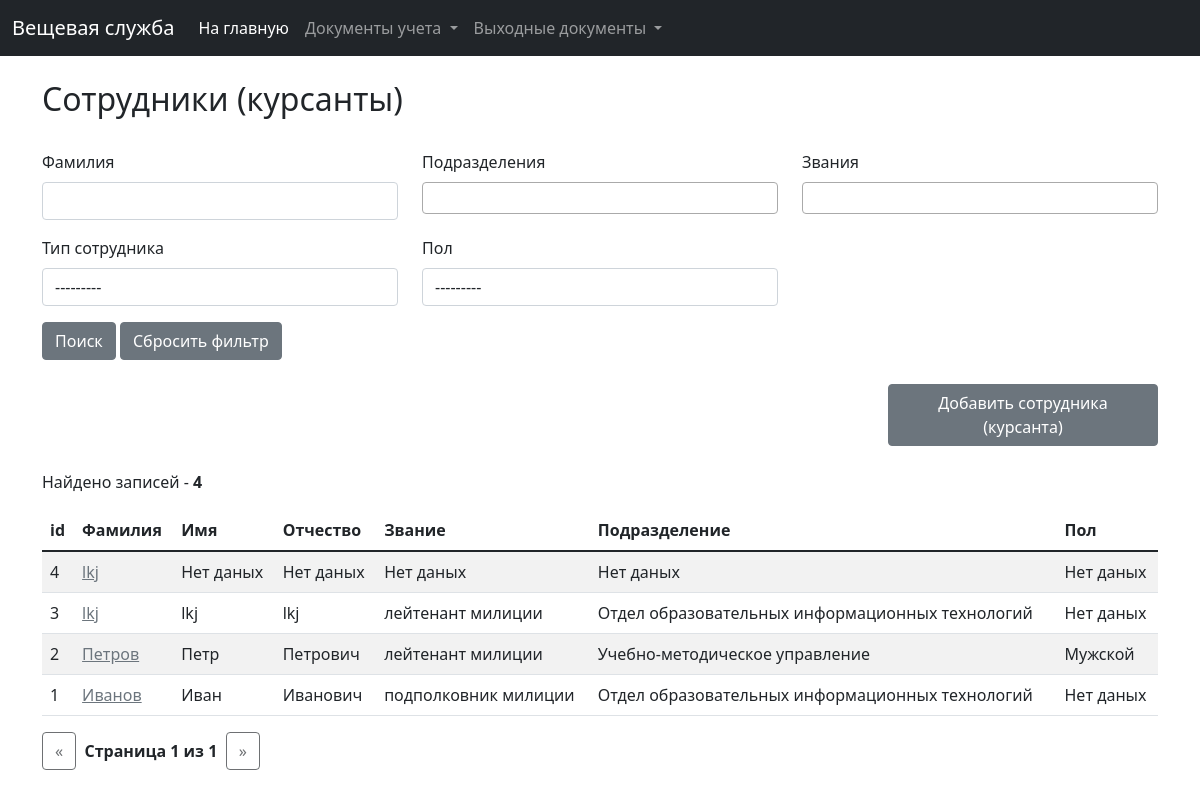
The page /clothing/employees on the database as committed earlier.
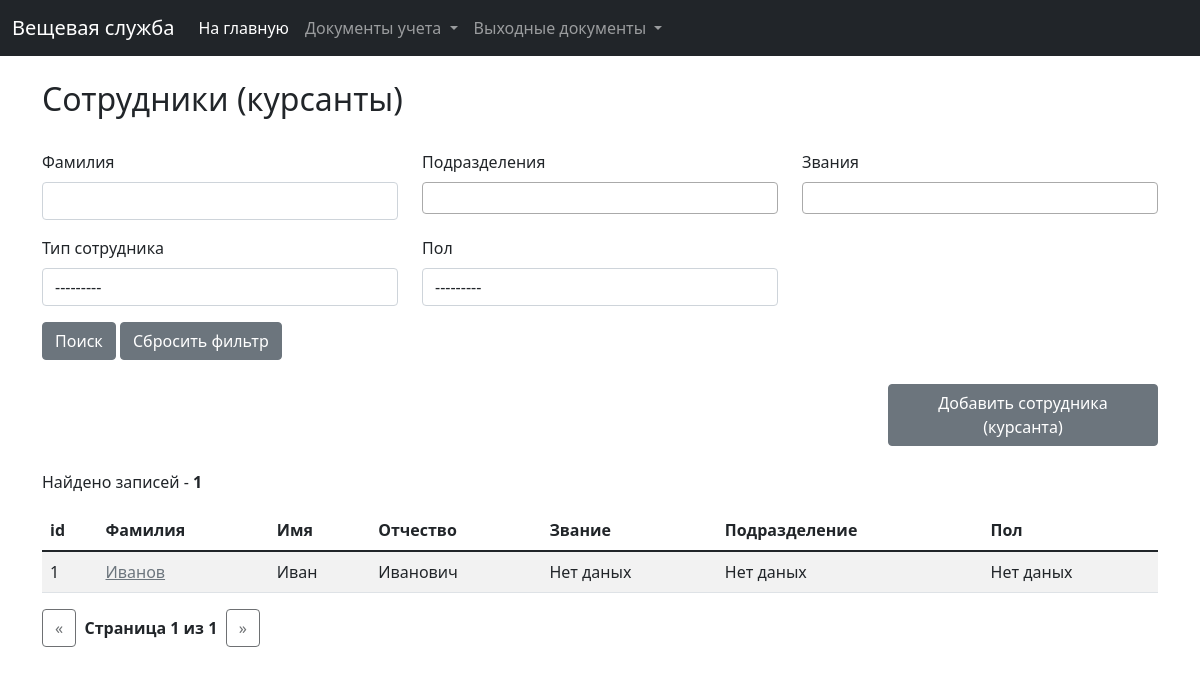
The same page on the database as committed later.
### clothing/models.py (models this page shows, shortened)
class Employee(models.Model):
    last_name = models.CharField(verbose_name="Фамилия", max_length=30)
    first_name = models.CharField(verbose_name="Имя", max_length=30)
    patronymic = models.CharField(verbose_name="Отчество", max_length=30)
    subdivision = models.ForeignKey(Subdivision, on_delete=models.SET_NULL, verbose_name="Подразделение", blank=True,
                                    null=True)
    sex = models.IntegerField(choices=SEX, verbose_name="Пол", blank=True, null=True, default=1)
    kind = models.IntegerField(choices=EMPLOYEE_KIND, verbose_name="Тип сотрудника")
    rank = models.ForeignKey(Rank, on_delete=models.CASCADE, verbose_name="Звание", blank=True, null=True)
    position = models.ForeignKey(Position, on_delete=models.SET_NULL, verbose_name="Должность", blank=True, null=True)
    is_on_decree = models.BooleanField(verbose_name="В декрете", default=False)
    decree_start = models.DateField(verbose_name="Начало декрета", blank=True, null=True)
    decree_finish = models.DateField(verbose_name="Окончание декрета", blank=True, null=True)
    date_of_birth = models.DateField(verbose_name="Дата рождения", blank=True, null=True)
    last_modified = models.DateTimeField(verbose_name="Дата и время последнего редактирования", auto_now=True)
    @property
    def get_sex(self):
        if self.sex:
            return SEX[self.sex - 1][1]
        else:
            return None
    class Meta:
        ordering = ('-id',)
        verbose_name = 'Сотрудник'
        verbose_name_plural = 'Сотрудники'

class Rank(models.Model):
    rank = models.CharField(verbose_name="Звание", max_length=50)
    created_at = models.DateTimeField(verbose_name="Дата и время создания", auto_created=True, blank=True, null=True)
    last_modified = models.DateTimeField(verbose_name="Дата и время последнего изменения", auto_now=True, blank=True,
                                         null=True)
    def __str__(self):
        return self.rank
    class Meta:
        ordering = ('id',)
        verbose_name = 'Звание'
        verbose_name_plural = 'Звания'

class Subdivision(models.Model):
    subdivision_name = models.CharField(verbose_name="Подразделение", max_length=255)
    subdivision_short_name = models.CharField(
        verbose_name="Короткое название подразделения (только заглавные английские буквы)", max_length=255)
    created_at = models.DateTimeField(verbose_name="Дата и время создания", auto_created=True, blank=True, null=True)
    last_modified = models.DateTimeField(verbose_name="Дата и время последнего изменения", auto_now=True, blank=True,
                                         null=True)
    def __str__(self):
        return self.subdivision_name
    class Meta:
        ordering = ('subdivision_name',)
        verbose_name = 'Подразделение'
        verbose_name_plural = 'Подразделения'

### clothing/views.py (the view)
# urls.py: path('employees', views.employee_list, name='employee_list'),
def employee_list(request):
    f = EmployeeFilter(request.GET, queryset=Employee.objects.all())
    paginator = Paginator(f.qs, 30)
    page = request.GET.get('page')
    employees_list = paginator.get_page(page)
    employee_form = EmployeeForm()
    return render(request, 'clothing/employees/employee_list.html',
                  {'list': employees_list,
                   'employee_form': employee_form,
                   'subdivision_list': Subdivision.objects.all(),
                   'rank_list': Rank.objects.all(),
                   'position_list': Position.objects.all(),
                   'kind_list': EMPLOYEE_KIND,
                   'sex_list': SEX,
                   'filter': f})

### clothing/forms.py
class EmployeeForm(ModelForm):
    class Meta:
        model = Employee
        fields = '__all__'
        widgets = {'date_of_birth': myDateInput}

### clothing/models.py (called while the page is built)
    def __str__(self):
        return self.position

### clothing/templates/clothing/employees/employee_list.html (shortened to what this page needs)
{% extends 'base_list.html' %}
{% load widget_tweaks %}
{% load static %}
{% block list_title %}Сотрудники (курсанты){% endblock %}
{% block filters %}
    <form action="{% url 'clothing:employee_list' %}">
        <div class="row">
            <div class="col-md-4">
                <div class="mb-3">
                    <label class="form-label">Фамилия</label>
                    {% render_field filter.form.last_name class+="form-control" %}
                </div>
            </div>
            <div class="col-md-4">
                <div class="mb-3">
                    <label class="form-label">Подразделения</label><br>
                </div>
            </div>
            <div class="col-md-4">
                <div class="mb-3">
                    <label class="form-label">Звания</label><br>
                </div>
            </div>
        </div>
        <div class="row">
            <div class="col-md-4">
                <div class="mb-3">
                    <label class="form-label">Тип сотрудника</label>
                    {% render_field filter.form.kind class+="form-control" %}
                </div>
            </div>
            <div class="col-md-4">
                <div class="mb-3">
                    <label class="form-label">Пол</label>
                    {% render_field filter.form.sex class+="form-control" %}
                </div>
            </div>
        </div>
        <button type="submit" class="btn btn-secondary">Поиск</button>
        <a href="{% url 'clothing:employee_list' %}" class="btn btn-secondary">Сбросить фильтр</a>
    </form>
{% endblock %}
{% block add_button %}
   <a href="#employee_add_data_form" data-bs-toggle="modal" class="btn btn-secondary"
           style="display: block; margin-left:auto; width: 270px;">Добавить сотрудника (курсанта)</a>
{% endblock %}
{% block list %}
    <table class="table table-striped table-hover">
        <thead>
        <tr>
            <th scope="col">id</th>
            <th scope="col">Фамилия</th>
            <th scope="col">Имя</th>
            <th scope="col">Отчество</th>
            <th scope="col">Звание</th>
            <th scope="col">Подразделение</th>
            <th scope="col">Пол</th>
        </tr>
        </thead>
        <tbody>
        {% for employee in list %}
            <tr>
                <td>{{ employee.id }}</td>
                <td><a href="#employee_update_data_form_{{ employee.id }}" data-bs-toggle="modal"
                       class="link-secondary">{{ employee.last_name|default_if_none:"Нет даных" }}</a></td>
                <td>{{ employee.first_name|default_if_none:"Нет даных" }}</td>
                <td>{{ employee.patronymic|default_if_none:"Нет даных" }}</td>
                <td>{{ employee.rank|default_if_none:"Нет даных" }}</td>
                <td>{{ employee.subdivision|default_if_none:"Нет даных" }}</td>
                <td>{{ employee.get_sex|default_if_none:"Нет даных" }}</td>
            </tr>
        {% endfor %}
        </tbody>
    </table>
{% endblock %}

Rows that differ between the two databases and show on the page:
removed Employee: id "4", last_name "lkj", first_name "Нет даных", patronymic "Нет даных", rank "Нет даных", subdivision "Нет даных", get_sex "Нет даных"
removed Employee: id "3", last_name "lkj", first_name "lkj", patronymic "lkj", rank "лейтенант милиции", subdivision "Отдел образовательных информационных технологий", get_sex "Нет даных"
removed Employee: id "2", last_name "Петров", first_name "Петр", patronymic "Петрович", rank "лейтенант милиции", subdivision "Учебно-методическое управление", get_sex "Мужской"
changed Employee "Иванов": rank "подполковник милиции" → "Нет даных"; subdivision "Отдел образовательных информационных технологий" → "Нет даных"
Other text that changed with them:
{{ filter.qs|length }}: "4" → "1"
